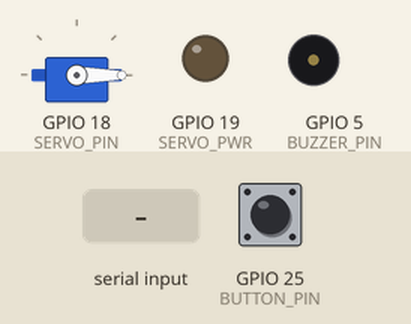
This sketch was run on a simulated ESP32. Parts: servo, output pins drawn as LEDs (lit = HIGH), buzzer (waves = sounding, pin HIGH). Dashed ring = blinking. The test bench sets the inputs (shaded band); at power-on: GPIO 25 (BUTTON_PIN) HIGH. Nothing arrives over Bluetooth unless stated; what the sketch prints to the serial monitor is not drawn.

Above: at 1.2 s.
1.3 s: GPIO 25 (BUTTON_PIN) pulled LOW for 0.15 s
At 3.5 s:
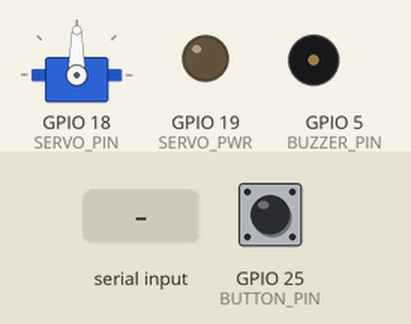
3.8 s: "SET ANGLE\n" received over the second serial link
At 4.9 s:
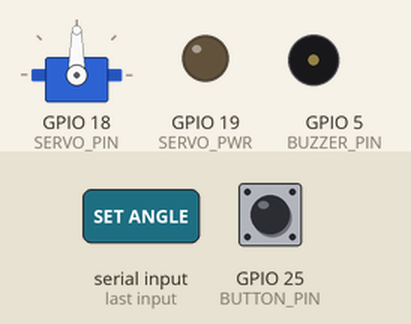
5.3 s: GPIO 25 (BUTTON_PIN) pulled LOW for 1 s
At 5.58 s:
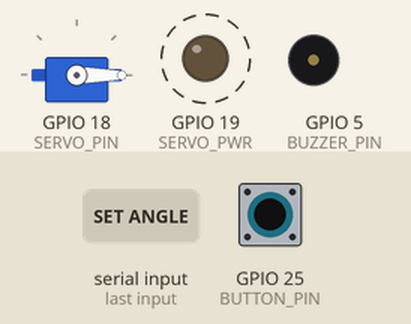
8.3 s: "SET ANGLE\n" received over the second serial link
At 9.5 s:
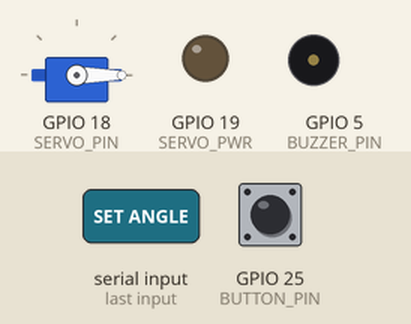
9.8 s: GPIO 25 (BUTTON_PIN) pulled LOW for 3.2 s
At 10.08 s:
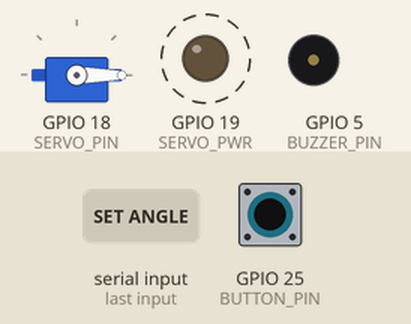
Timing chart, 0 to 14.5 s (numbered marks = the images above; inputs shaded):
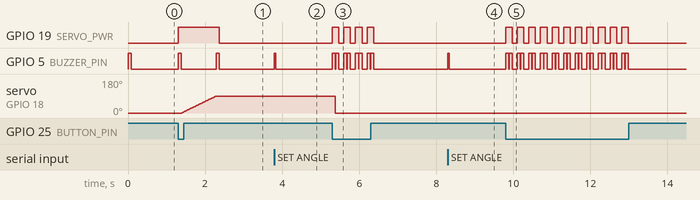

The sketch:

servo-controller.ino
```cpp
#include <BluetoothSerial.h>
#include <ESP32Servo.h>

BluetoothSerial SerialBT;
Servo myServo;

// Pins
#define SERVO_PIN 18
#define SERVO_PWR 19
#define BUZZER_PIN 5
#define BUTTON_PIN 25

// Parameters
int maxAngle = 90;   // default
int sweepSpeed = 10; // delay in ms per degree (lower = faster)

// States
bool sweeping = false;
unsigned long lastButtonTime = 0; // debounce

void beep(int duration = 80)
{
    digitalWrite(BUZZER_PIN, HIGH);
    delay(duration);
    digitalWrite(BUZZER_PIN, LOW);
}

void setup()
{
    Serial.begin(115200);
    SerialBT.begin("ESP32-SERVO-CONFIG");

    pinMode(BUTTON_PIN, INPUT); // External pull-down as you said
    pinMode(BUZZER_PIN, OUTPUT);
    pinMode(SERVO_PWR, OUTPUT);
    digitalWrite(BUZZER_PIN, LOW);
    digitalWrite(SERVO_PWR, LOW);

    myServo.attach(SERVO_PIN);
    myServo.write(0);

    beep(); // boot beep
    Serial.println("ESP32 Servo System Ready");
}

void sweepOnce()
{
    digitalWrite(SERVO_PWR, HIGH);
    sweeping = true;
    beep(); // start indication
    for (int pos = 0; pos <= maxAngle; pos++)
    {
        myServo.write(pos);
        delay(sweepSpeed);
    }

    beep(); // end indication
    sweeping = false;
    digitalWrite(SERVO_PWR, LOW);
}

void processBTCommand(String cmd)
{
    cmd.trim();
    cmd.toUpperCase();

    if (cmd.startsWith("SET ANGLE"))
    {
        int val = cmd.substring(10).toInt();
        if (val >= 0 && val <= 180)
        {
            maxAngle = val;
            SerialBT.println("OK: Max angle set to " + String(maxAngle));
            beep(40);
        }
        else
        {
            SerialBT.println("ERR: Angle must be 0–180");
        }
    }

    else if (cmd.startsWith("SET SPEED"))
    {
        int val = cmd.substring(10).toInt();
        if (val > 0 && val <= 100)
        {
            sweepSpeed = val;
            SerialBT.println("OK: Speed set to delay=" + String(sweepSpeed) + "ms/degree");
            beep(40);
        }
        else
        {
            SerialBT.println("ERR: Speed must be 1–100");
        }
    }

    else if (cmd == "GET")
    {
        SerialBT.println("------ Current Config ------");
        SerialBT.println("Max Angle : " + String(maxAngle));
        SerialBT.println("Speed     : " + String(sweepSpeed) + " ms/deg");
        SerialBT.println("----------------------------");
    }

    else
    {
        SerialBT.println("Unknown command");
    }
}

void loop()
{

    // --- Bluetooth Commands ---
    if (SerialBT.available())
    {
        String cmd = SerialBT.readStringUntil('\n');
        processBTCommand(cmd);
    }

    // --- Button Handling ---
    if (digitalRead(BUTTON_PIN) == LOW && !sweeping)
    {
        if (millis() - lastButtonTime > 300)
        { // debounce
            lastButtonTime = millis();
            sweepOnce();
        }
    }
}
```

Measured:
- after the input at 1.3 s, GPIO 19 (SERVO_PWR): LOW → HIGH at once, → LOW 1.1 s later; GPIO 5 (BUZZER_PIN): alternates HIGH for 0.08 s and LOW for 0.91 s, starting at once; servo on GPIO 18 (SERVO_PIN): moves from 0° to 90° over 0.88 s, starting after 0.10 s
- after the input at 3.8 s, GPIO 5 (BUZZER_PIN): LOW → HIGH at once, → LOW 0.04 s later
- after the input at 5.3 s, GPIO 19 (SERVO_PWR): alternates HIGH for 0.17 s and LOW for 0.13 s, 8 changes in all, then stays LOW, starting at once; GPIO 5 (BUZZER_PIN): LOW → HIGH at once, then repeats every 0.30 s: LOW 0.01 s, HIGH 0.08 s, LOW 0.13 s, HIGH 0.08 s, until it stays LOW from 6.4 s; servo on GPIO 18 (SERVO_PIN): 90° → 0° after 0.08 s
- after the input at 8.3 s, GPIO 5 (BUZZER_PIN): LOW → HIGH at once, → LOW 0.04 s later
- after the input at 9.8 s, GPIO 19 (SERVO_PWR): alternates HIGH for 0.17 s and LOW for 0.13 s, 22 changes in all, then stays LOW, starting at once; GPIO 5 (BUZZER_PIN): LOW → HIGH at once, then repeats every 0.30 s: LOW 0.01 s, HIGH 0.08 s, LOW 0.13 s, HIGH 0.08 s, until it stays LOW from 13.0 s
